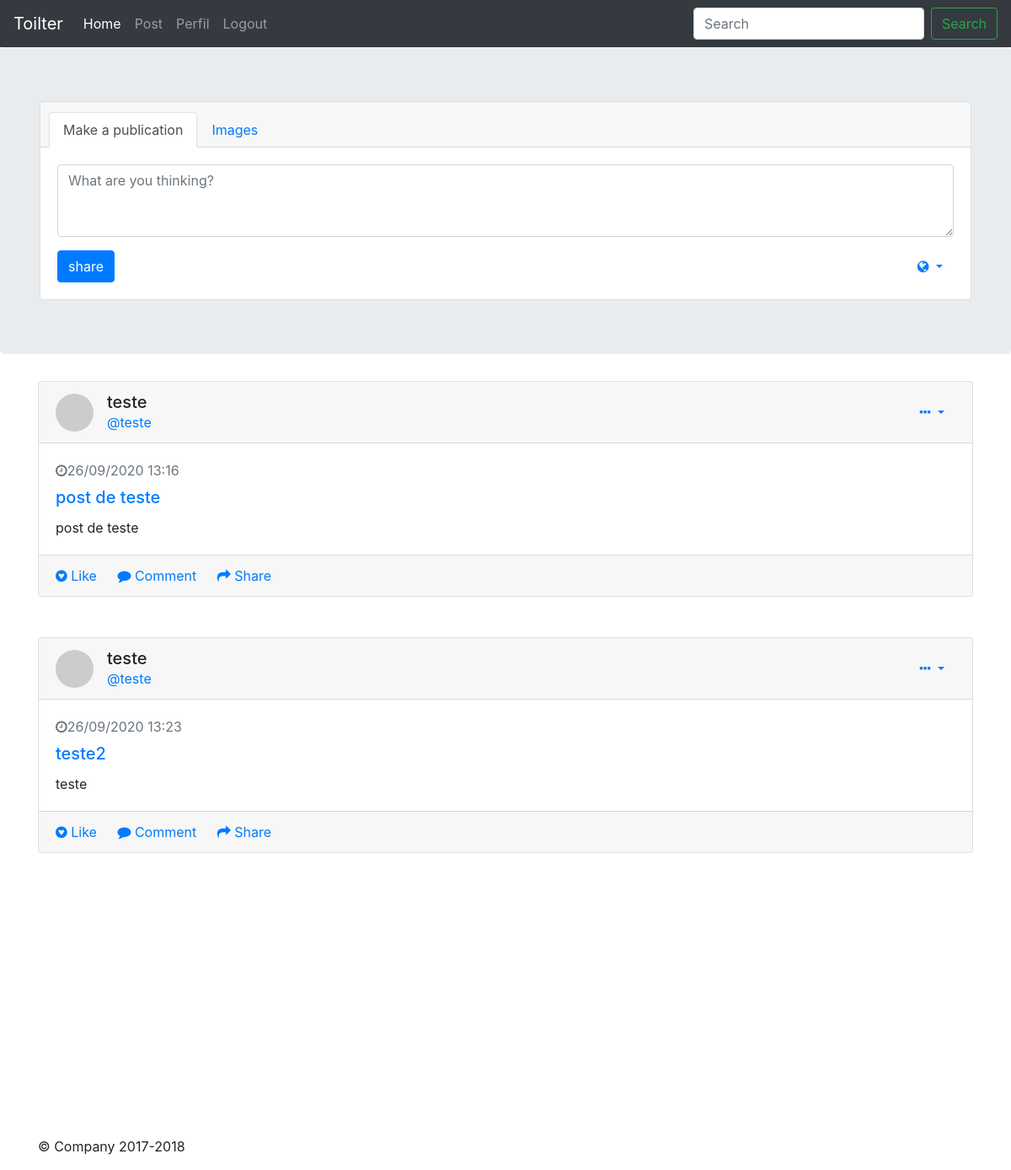
Page / (signed in) on the earlier database version.
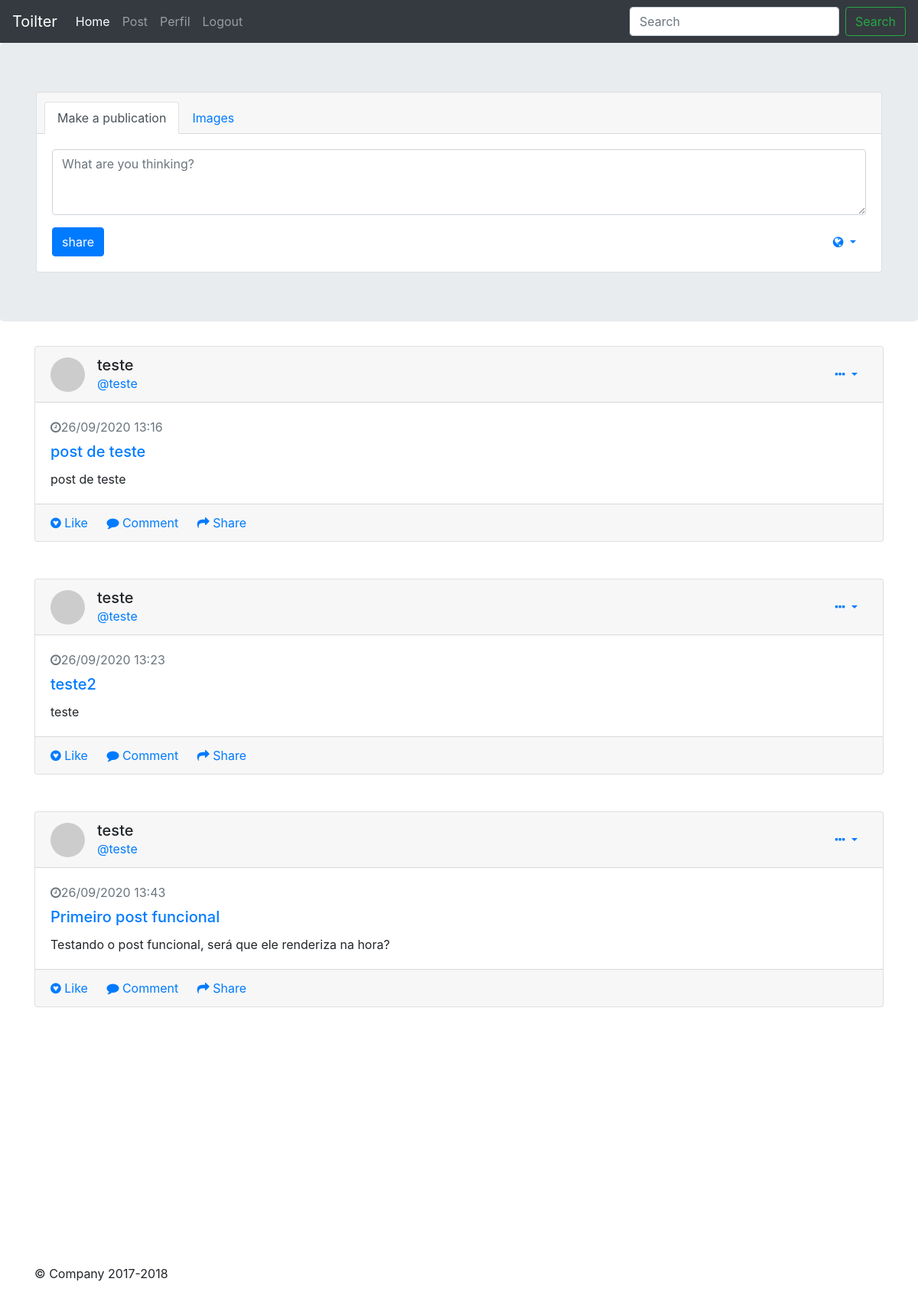
Same page on the later database version.
### app/models/tables.py (models this page shows, shortened)
class Post(db.Model):
    __tablename__ = "posts"
    id = db.Column(db.Integer, primary_key=True)
    content = db.Column(db.Text)
    title = db.Column(db.String)
    date = db.Column(db.String)
    user = db.Column(db.String)
    nick = db.Column(db.String)
    user_id = db.Column(db.Integer)

### app/controllers/default.py (the view)
@app.route("/index/")
@app.route("/")
def index():
    posts = Post.query.filter_by(user_id=current_user.get_id()).all()
    return render_template('index.html',posts=posts)

### app/controllers/default.py (called while the page is built)
@lm.user_loader
def load_user(id):
    return User.query.filter_by(id=id).first()

### app/models/tables.py (called while the page is built)
    @property
    def is_authenticated(self):
        return True

    def get_id(self):
        return str(self.id)

### app/templates/index.html (shortened to what this page needs)
{% extends 'base.html' %}
{% block topview%}
                <div class="card gedf-card">
                  <div class="card-header">
                      <ul class="nav nav-tabs card-header-tabs" id="myTab" role="tablist">
                          <li class="nav-item">
                              <a class="nav-link active" id="posts-tab" data-toggle="tab" href="#posts" role="tab" aria-controls="posts" aria-selected="true">Make
                                  a publication</a>
                          </li>
                          <li class="nav-item">
                              <a class="nav-link" id="images-tab" data-toggle="tab" role="tab" aria-controls="images" aria-selected="false" href="#images">Images</a>
                          </li>
                      </ul>
                  </div>
                  <div class="card-body">
                      <div class="tab-content" id="myTabContent">
                          <div class="tab-pane fade show active" id="posts" role="tabpanel" aria-labelledby="posts-tab">
                              <div class="form-group">
                                  <textarea class="form-control" id="message" rows="3" placeholder="What are you thinking?"></textarea>
                              </div>
                          </div>
                      </div>
                      <div class="btn-toolbar justify-content-between">
                          <div class="btn-group">
                              <button type="submit" class="btn btn-primary">share</button>
                          </div>
                          <div class="btn-group">
                              <button id="btnGroupDrop1" type="button" class="btn btn-link dropdown-toggle" data-toggle="dropdown" aria-haspopup="true"
                                  aria-expanded="false">
                                  <i class="fa fa-globe"></i>
                              </button>
                          </div>
                      </div>
                  </div>
              </div>
{% endblock %}
{% block content %}
{% for post in posts%}
 <div class="card gedf-card">
    <div class="card-header">
        <div class="d-flex justify-content-between align-items-center">
            <div class="d-flex justify-content-between align-items-center">
                <div class="mr-2">
                    <img class="rounded-circle" width="45" src="https://picsum.photos/50/50" alt="">
                </div>
                <div class="ml-2">
                    <div class="h5 m-0">{{ post.nick }}</div>
                    <div class="h7 text-muted"><a href="/profile/{{ post.user_id }}">@{{ post.user }}</a></div>
                </div>
            </div>
            <div>
                <div class="dropdown">
                    <button class="btn btn-link dropdown-toggle" type="button" id="gedf-drop1" data-toggle="dropdown" aria-haspopup="true" aria-expanded="false">
                        <i class="fa fa-ellipsis-h"></i>
                    </button>
                </div>
            </div>
        </div>
    </div>
    <div class="card-body">
        <div class="text-muted h7 mb-2"> <i class="fa fa-clock-o"></i>{{ post.date }}</div>
        <a class="card-link" href="#">
            <h5 class="card-title">{{ post.title }}</h5>
        </a>
        <p class="card-text">
          {{ post.content }}
        </p>
    </div>
    <div class="card-footer">
        <a href="#" class="card-link"><i class="fa fa-gittip"></i> Like</a>
        <a href="#" class="card-link"><i class="fa fa-comment"></i> Comment</a>
        <a href="#" class="card-link"><i class="fa fa-mail-forward"></i> Share</a>
    </div>
  </div>
  <br><br>
{% endfor %}
{% endblock %}

### app/templates/base.html (shortened to what this page needs)
<!doctype html>
<html lang="pt-br">
  <head>
    <link href="//maxcdn.bootstrapcdn.com/bootstrap/4.1.1/css/bootstrap.min.css" rel="stylesheet" id="bootstrap-css">
<link href="https://stackpath.bootstrapcdn.com/font-awesome/4.7.0/css/font-awesome.min.css" rel="stylesheet"
>
    <link  href="{{ url_for('static', filename='css/bootstrap.min.css') }}" rel="stylesheet">
    <link  href="{{ url_for('static', filename='css/jumbotron.css') }}" rel="stylesheet">
  </head>
  <body>
    <nav class="navbar navbar-expand-md navbar-dark fixed-top bg-dark">
      <a class="navbar-brand" href="#">Toilter</a>
      <div class="collapse navbar-collapse" id="navbarsExampleDefault">
        <ul class="navbar-nav mr-auto">
          <li class="nav-item active">
            <a class="nav-link" href="{{ url_for('index') }}">Home <span class="sr-only">(current)</span></a>
          </li>
          {% if current_user.is_authenticated %}
          <li class="nav-item">
            <a class="nav-link" href="{{ url_for('post')}}">Post</a>
          </li>
          <li class="nav-item">
            <a class="nav-link" href="{{ url_for('my_profile')}}">Perfil</a>
          </li>
          {% endif %}
          {% if current_user.is_authenticated %}
          <li class="nav-item">
            <a class="nav-link" href="{{ url_for('logout')}}">Logout</a>
          </li>
          {% else %}
          <li class="nav-item">
            <a class="nav-link" href="{{ url_for('login') }}">Login</a>
          </li>
          {% endif %}
        </ul>
        <form class="form-inline my-2 my-lg-0">
          <input class="form-control mr-sm-2" type="text" placeholder="Search" aria-label="Search">
          <button class="btn btn-outline-success my-2 my-sm-0" type="submit">Search</button>
        </form>
      </div>
    </nav>
    <main role="main">
      <div class="jumbotron">
      <div class="container">
        {% block topview %}
        {% endblock %}
      </div>
    </main>
    <div class="container">
      {% block content %}
      {% endblock %}
    </div>
    <br><br><br><br><br><br><br><br><br><br><br><br>
    <footer class="container">
      <p>&copy; Company 2017-2018</p>
    </footer>
  </body>
</html>

### app/static/css/jumbotron.css (style rules this page uses)
body { padding-top: 3.5rem; }

Differences in the rows shown:
added Post: nick "teste", user "teste", date "26/09/2020 13:43", title "Primeiro post funcional", content "Testando o post funcional, será que ele renderiza na hora?"
